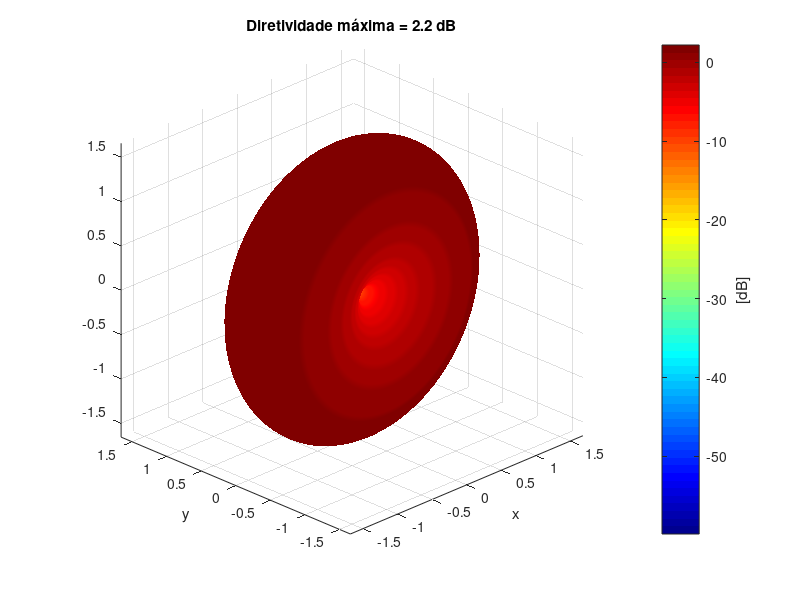

The MATLAB source for this figure:
function saveIdealDipoleDirectivity()
  c = 299792458;
  f = 433e6;
  eta = 120*pi;
  w = 2*pi*f;
  lambda = c/f;
  k = w/c;
  
  %P_in = 1;
  %C_in = 2.435;
  %I_0 = sqrt(P_in/C_in/eta*8*pi);
  
  dipole_length = 0.5;
  L = dipole_length*lambda;
  theta = linspace(1e-3, pi-1e-3, 90);
  phi = linspace(-pi, pi, 90);
  [THETA, PHI] = meshgrid(theta, phi);
  
  A = eta/2/pi;
  C = cos(k*L/2*cos(THETA)) - cos(k*L/2);
  E = sin(THETA);
  rE = A .* C ./ E;
  rE(THETA==0) = 0;
  rE = abs(rE);
  
##  W_ar = 1/2/eta*rE.*rE;
##  C = cos(k*L/2*cos(theta)) - cos(k*L/2);
##  D = C.*C ./ sin(theta) * pi/(length(theta)-1);
##  D(theta==0) = 0;
##  P_in = eta/4/pi*sum(D)/radiatedPower;
##  I_0 = 1/sqrt(P_in);
##  rE *= 1000*I_0;

##  min_rE = min(min(rE));
##  max_rE = max(max(rE));
  C = cos(k*L/2*cos(theta)) - cos(k*L/2);

  U = rE.*rE/2/eta;
##  P_rad = sum(sum(U.*sin(THETA)))*pi/length(theta)*2*pi/length(phi);
  P_rad = eta/4/pi*sum(C.*C./sin(theta))*pi/length(theta)
  U_iso = P_rad/4/pi;
  D = U/U_iso;
  D_dB = 10*log10(D);

  XX = D.*sin(THETA).*cos(PHI);
  YY = D.*sin(THETA).*sin(PHI);
  ZZ = D.*cos(THETA);
  
  figure('visible', 'on');
  hold on;
  
  h = surf(XX, YY, ZZ, D_dB, 'linestyle', 'none', 'facecolor', 'interp');
  rotate(h, [0 1 0], 90);
  rotate(h, [0 0 1], 90);
  
  xlabel('x');
  ylabel('y');
##  zlabel('z');
  grid on;
  colormap jet;
  cb = colorbar;
  ylabel(cb, '[dB]');
  axis equal;
  view(-45,25);
  title(['Diretividade máxima = ', num2str(max(max(D_dB)),2), ' dB']);
  
  dipole_length = strjoin(strsplit(num2str(dipole_length), '.'), '-');
##  in = input("Enter 1 to continue\nEnter 2 to cancel\n");
##  if in==1
    saveas(gcf, ['rE ', dipole_length, '.png']);
##  end
end